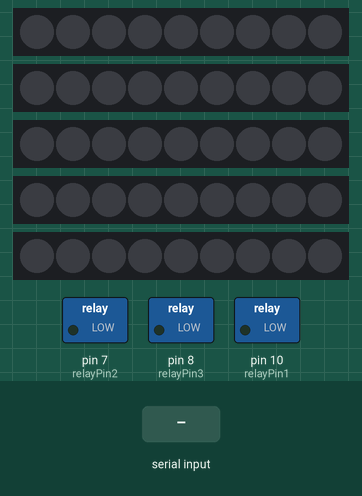
Simulated run of this sketch. Board: Arduino Uno, built with avr-gcc and run on an emulated ATmega328P. On the bench: 5 × 9 RGB LEDs in strip order, left to right, switched loads named in the sketch (green lamp = pin HIGH). Inputs (shaded band) come from the test bench. What the sketch prints to the serial monitor is not drawn.

Above: at 1.2 s.
1.3 s: "1" received over Serial
At 1.6 s:
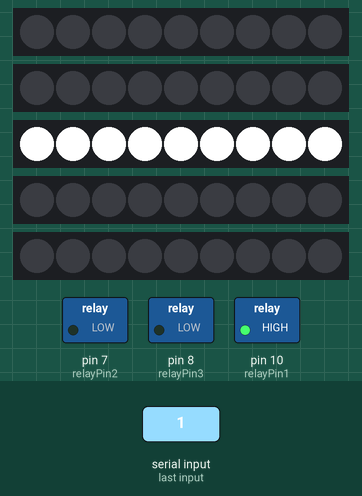
4.3 s: "0" received over Serial
At 5.2 s:
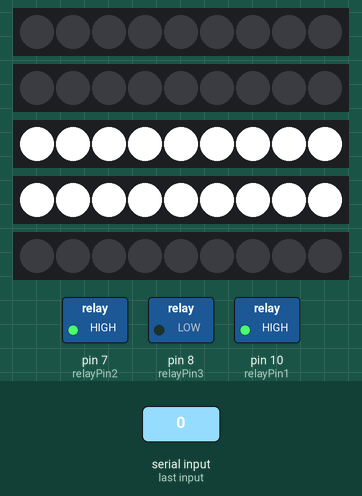
7.3 s: "2" received over Serial
At 7.7 s:
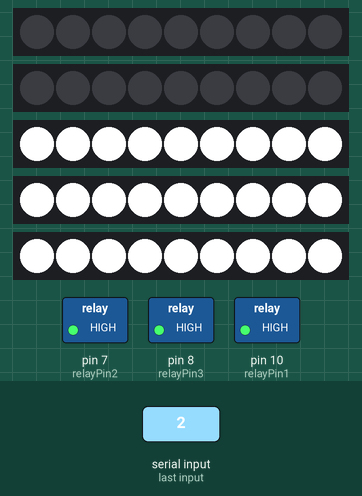
Timing chart, 0 to 10.3 s (numbered marks = the images above; inputs shaded):
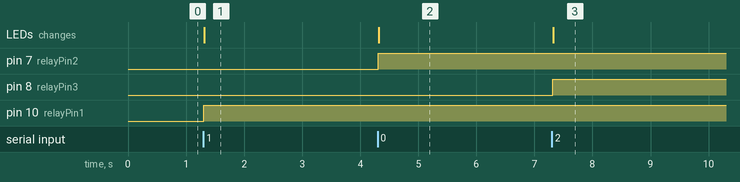

The sketch:

notQuite.ino
```cpp
#include <Adafruit_NeoPixel.h>
#ifdef __AVR__
  #include <avr/power.h>
#endif

#define PIN_1            6
#define PIN_2            4
#define PIN_3            11
#define PIN_4            12
#define PIN_5            13

#define NUMPIXELS      9

Adafruit_NeoPixel light1 = Adafruit_NeoPixel(NUMPIXELS, PIN_1, NEO_GRB + NEO_KHZ800);
Adafruit_NeoPixel light2 = Adafruit_NeoPixel(NUMPIXELS, PIN_2, NEO_GRB + NEO_KHZ800);
Adafruit_NeoPixel light3 = Adafruit_NeoPixel(NUMPIXELS, PIN_3, NEO_GRB + NEO_KHZ800);
Adafruit_NeoPixel light4 = Adafruit_NeoPixel(NUMPIXELS, PIN_4, NEO_GRB + NEO_KHZ800);
Adafruit_NeoPixel light5 = Adafruit_NeoPixel(NUMPIXELS, PIN_5, NEO_GRB + NEO_KHZ800);

int relayPin1 = 10;
int relayPin2 = 7;
int relayPin3 = 8;
int counter = 0;

bool inputControl[3] = {0, 0, 0};

void setup() {
  Serial.begin(115200);
    pinMode(relayPin1, OUTPUT);
    pinMode(relayPin2, OUTPUT);
    pinMode(relayPin3, OUTPUT);
    light1.begin();
    light2.begin();
    light3.begin();
    light4.begin();
    light5.begin();

  for (int i = 0; i < NUMPIXELS; i++) {
    light1.setPixelColor(i, light4.Color(0,0,0,0));
    light1.show();
    light2.setPixelColor(i, light4.Color(0,0,0,0));
    light2.show();
    light3.setPixelColor(i, light4.Color(0,0,0,0));
    light3.show();
    light4.setPixelColor(i, light4.Color(0,0,0,0));
    light4.show();
    light5.setPixelColor(i, light4.Color(0,0,0,0));
    light5.show();
  }
}

//should be usbmodem 1421
void loop() {
  microphoneLights();
  if (Serial.available()) {
    int input = Serial.read();
    if (input == 255) {
      counter = 0;
    } else {
      inputControl[counter] = input;
      counter++;
    }
      Serial.write(input);
//      for (int i = 0; i < 3; i++) {
//      inputControl[i] = Serial.parseInt();
//      Serial.println(inputControl[0]);
//      Serial.print("Fan Status");
//      Serial.print(i);
//      Serial.println(inputControl[i]);
      }
//    }
    fanLightControl();

//  }
//  if (!Serial.available()) {
//    Serial.println("Serial unavailable");
//  }
    delay(5);
}

void fanLightControl() {
    if (inputControl[0]) {
      digitalWrite(relayPin1, HIGH);
      for (int i = 0; i <NUMPIXELS; i++) {
        //for (int j = 0; j < 256; j++) {
        light3.setPixelColor(i, light4.Color(255, 255, 255, 255));
        light3.show();
        //}
//        delay(50);
      }
    }
      else if (!inputControl[0]) {
        digitalWrite(relayPin1, LOW);
        for (int i = 0; i <NUMPIXELS; i++) {
        light3.setPixelColor(i, light4.Color(0,0,0, 0));
        light3.show();
        }
      }
    if (inputControl[1]) {
      digitalWrite(relayPin2, HIGH);
      for (int i = 0; i <NUMPIXELS; i++) {
        //for (int j = 0; j < 256; j++) {
          light4.setPixelColor(i, light4.Color(255, 255, 255, 255));
          light4.show();
        //}
      //delay(50);
      }
     }
     else if (!inputControl[1]) {
        digitalWrite(relayPin2, LOW);
        for (int i = 0; i <NUMPIXELS; i++) {
          light4.setPixelColor(i, light3.Color(0,0,0,0));
          light4.show();
        }
      }
    if (inputControl[2]) {
      digitalWrite(relayPin3, HIGH);
        for (int i = 0; i <NUMPIXELS; i++) {
          //for (int j = 0; j <256; j++) {
          light5.setPixelColor(i, light5.Color(255, 255, 255, 255));
          light5.show();
          //}
        }
        //delay(50);
    }
      else if (!inputControl[2]) {
        digitalWrite(relayPin3, LOW);
        for (int i = 0; i <NUMPIXELS; i++) {
          light5.setPixelColor(i, light5.Color(0,0,0,0));
          light5.show();
        }
      }
}

void microphoneLights() {
      //controlling microphone lights
    //  Serial.println("microphones");
    for(int i=0;i<NUMPIXELS;i++) {
          light1.setPixelColor(i, light1.Color(75, 75, 75, 100)); // Warm white
          light2.setPixelColor(i, light2.Color(75, 75, 75, 100));
          light1.show();
          light2.show();

      }
      for(int i=0;i<NUMPIXELS;i++){
          light1.setPixelColor(i, light1.Color(0, 0, 0, 25)); // Warm white
          light2.setPixelColor(i, light2.Color(0, 0, 0, 25));
          light1.show();
          light2.show();
        }
}
```

Measured:
- after the input at 1.3 s, pin 10 (relayPin1): LOW → HIGH at once; the LEDs: change at once (image 1)
- after the input at 4.3 s, pin 7 (relayPin2): LOW → HIGH at once; the LEDs: change at once (image 2)
- after the input at 7.3 s, pin 8 (relayPin3): LOW → HIGH at once; the LEDs: change at once (image 3)
